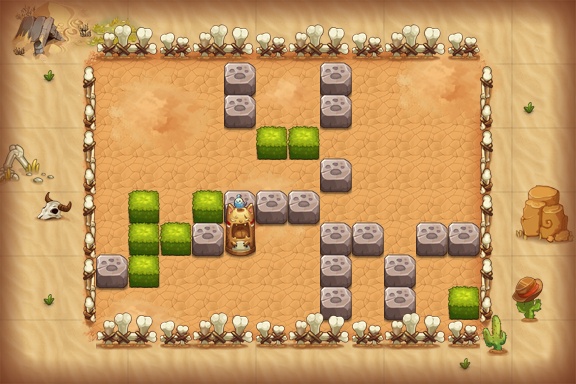

Tiled map render using the project's own tile images. Description and the map definition, with tile-layer contents summarised, below:
An orthogonal 18x12 tile map with 32x32 px tiles, 16 tile layers (PASS, 块层 2, 块层 16, 块层 4, ...) and 13 objects (8x TRAP, 3x xrz2, PLAYER, BOMB).

<map version="1.0" orientation="orthogonal" width="18" height="12" tilewidth="32" tileheight="32">
 <properties>
  <property name="DESTRY1" value="255" />
  <property name="DESTRY2" value="314" />
  <property name="DESTRY3" value="144" />
  <property name="DESTRY4" value="173" />
  <property name="DESTRY_COUNT" value="4" />
  <property name="EXP" value="365" />
  <property name="ITEM" value="D009" />
  <property name="MONEY" value="548" />
 </properties>
 <tileset firstgid="1" name="hmpy" tilewidth="32" tileheight="32">
  <image source="hmpy.png" width="500" height="1024" />
 </tileset>
 <layer name="PASS" width="18" height="12">
  <data>[216 cells, 149 non-empty, 10 distinct tile ids]</data>
 </layer>
 <layer name="块层 2" width="18" height="12">
  <data>[216 cells, 142 non-empty, 27 distinct tile ids]</data>
 </layer>
 <layer name="块层 16" width="18" height="12">
  <data>[216 cells, 66 non-empty, 42 distinct tile ids]</data>
 </layer>
 <layer name="块层 4" width="18" height="12">
  <data>[216 cells, 27 non-empty, 3 distinct tile ids]</data>
 </layer>
 <layer name="块层 3" width="18" height="12">
  <data>[216 cells, 58 non-empty, 9 distinct tile ids]</data>
 </layer>
 <layer name="块层 5" width="18" height="12">
  <data>[216 cells, 35 non-empty, 11 distinct tile ids]</data>
 </layer>
 <layer name="SHELTER 9" width="18" height="12">
  <data>[216 cells, 12 non-empty, 3 distinct tile ids]</data>
 </layer>
 <layer name="SHELTER 8" width="18" height="12">
  <data>[216 cells, 3 non-empty, 2 distinct tile ids]</data>
 </layer>
 <layer name="SHELTER 7" width="18" height="12">
  <data>[216 cells, 4 non-empty, 2 distinct tile ids]</data>
 </layer>
 <layer name="SHELTER 6" width="18" height="12">
  <data>[216 cells, 8 non-empty, 3 distinct tile ids]</data>
 </layer>
 <layer name="SHELTER 5" width="18" height="12">
  <data>[216 cells, 5 non-empty, 2 distinct tile ids]</data>
 </layer>
 <layer name="SHELTER 4" width="18" height="12">
  <data>[216 cells, 1 non-empty, 1 distinct tile ids]</data>
 </layer>
 <layer name="SHELTER 3" width="18" height="12">
  <data>[216 cells, 2 non-empty, 1 distinct tile ids]</data>
 </layer>
 <layer name="SHELTER 2" width="18" height="12">
  <data>[216 cells, 2 non-empty, 1 distinct tile ids]</data>
 </layer>
 <layer name="SHELTER 1" width="18" height="12">
  <data>[216 cells, 2 non-empty, 1 distinct tile ids]</data>
 </layer>
 <objectgroup name="对象层 1" width="18" height="12">
  <object name="PLAYER" type="PLAYER" x="256" y="64" width="32" height="32" />
  <object name="fire1" type="TRAP" x="224" y="224" width="32" height="96">
   <properties>
    <property name="trap_id" value="1" />
    <property name="trap_particle" value="trap_fire_down_up_3.plist" />
    <property name="trap_state" value="open" />
   </properties>
  </object>
  <object name="tnt1" type="BOMB" x="352" y="288" width="32" height="32">
   <properties>
    <property name="bomb_ani" value="tnt_bomb.bomb" />
    <property name="bomb_damage" value="9999" />
    <property name="bomb_power" value="1" />
   </properties>
  </object>
  <object name="senser1" type="TRAP" x="416" y="288" width="32" height="32">
   <properties>
    <property name="trap_floor" value="true" />
    <property name="trap_script" value="trap_onTNTSenser(&quot;tnt1&quot;);" />
    <property name="trap_start_mode" value="0" />
   </properties>
  </object>
  <object name="fire_control1" type="TRAP" x="384" y="224" width="32" height="32">
   <properties>
    <property name="trap_ani" value="switch.actor" />
    <property name="trap_floor" value="true" />
    <property name="trap_id" value="0" />
    <property name="trap_script" value="trap(&quot;fire_control1&quot;):setOpened( false ); trap(&quot;fire1&quot;):setVisit( false );" />
    <property name="trap_sound_id" value="2" />
    <property name="trap_start_mode" value="0" />
    <property name="trap_state" value="open" />
   </properties>
  </object>
  <object name="mp1" type="TRAP" x="448" y="256" width="32" height="32">
   <properties>
    <property name="trap_ani" value="mp.actor" />
    <property name="trap_floor" value="true" />
    <property name="trap_id" value="0" />
    <property name="trap_script" value="trap_moveto(&quot;PLAYER&quot;, &quot;mp1&quot;,target(&quot;mp2&quot;):getX(),target(&quot;mp2&quot;):getY() );" />
    <property name="trap_sound_id" value="1" />
    <property name="trap_start_mode" value="0" />
    <property name="trap_state" value="open" />
   </properties>
  </object>
  <object name="mp2" type="TRAP" x="288" y="288" width="32" height="32">
   <properties>
    <property name="trap_ani" value="mp.actor" />
    <property name="trap_floor" value="true" />
    <property name="trap_id" value="0" />
    <property name="trap_script" value="trap_moveto(&quot;PLAYER&quot;, &quot;mp2&quot;,target(&quot;mp1&quot;):getX(),target(&quot;mp1&quot;):getY() );" />
    <property name="trap_sound_id" value="1" />
    <property name="trap_start_mode" value="0" />
    <property name="trap_state" value="open" />
   </properties>
  </object>
  <object name="zi_dan_right1" type="TRAP" x="96" y="128" width="32" height="32">
   <properties>
    <property name="trap_ani" value="fire_cat_right.actor" />
    <property name="trap_delay" value="2" />
    <property name="trap_id" value="0" />
    <property name="trap_script" value="trap(&quot;zi_dan_right1&quot;):setAtkPower(target(&quot;PLAYER&quot;):getHP()*0.1);trap(&quot;zi_dan_right1&quot;):turnRight(); trap(&quot;zi_dan_right1&quot;):getAI():getActions():addObject( AIUseSkill:create(   SkillLua:create(&quot;skill_0001&quot;)  )  );" />
    <property name="trap_start_mode" value="2" />
    <property name="trap_state" value="open" />
   </properties>
  </object>
  <object name="zi_dan_left1" type="TRAP" x="448" y="128" width="32" height="32">
   <properties>
    <property name="trap_ani" value="fire_cat_left.actor" />
    <property name="trap_delay" value="2" />
    <property name="trap_id" value="0" />
    <property name="trap_script" value="trap(&quot;zi_dan_left1&quot;):setAtkPower(target(&quot;PLAYER&quot;):getHP()*0.1);trap(&quot;zi_dan_left1&quot;):turnLeft(); trap(&quot;zi_dan_left1&quot;):getAI():getActions():addObject( AIUseSkill:create(   SkillLua:create(&quot;skill_0001&quot;)  )  );" />
    <property name="trap_start_mode" value="2" />
    <property name="trap_state" value="open" />
   </properties>
  </object>
  <object name="xrz2" x="160" y="96" width="32" height="32">
   <properties>
    <property name="lua_ai" value="monster_xrz_ai" />
    <property name="quality" value="xrz2.quality" />
   </properties>
  </object>
  <object name="xrz2" x="416" y="96" width="32" height="32">
   <properties>
    <property name="lua_ai" value="monster_xrz_ai" />
    <property name="quality" value="xrz2.quality" />
   </properties>
  </object>
  <object name="xrz2" x="352" y="256" width="32" height="32">
   <properties>
    <property name="lua_ai" value="monster_xrz_ai" />
    <property name="quality" value="xrz2.quality" />
   </properties>
  </object>
  <object name="triger1" type="TRAP" x="416" y="288" width="32" height="32">
   <properties>
    <property name="trap_ani" value="tnt_triger.actor" />
    <property name="trap_floor" value="true" />
    <property name="trap_script" value="trap_onTNTBombTrap(&quot;triger1&quot;,&quot;tnt1&quot;);" />
    <property name="trap_sound_id" value="3" />
    <property name="trap_start_mode" value="3" />
    <property name="trap_state" value="open" />
   </properties>
  </object>
 </objectgroup>
 <layer name="块层 15" width="18" height="12">
  <data>[216 cells, 104 non-empty, 6 distinct tile ids]</data>
 </layer>
</map>
